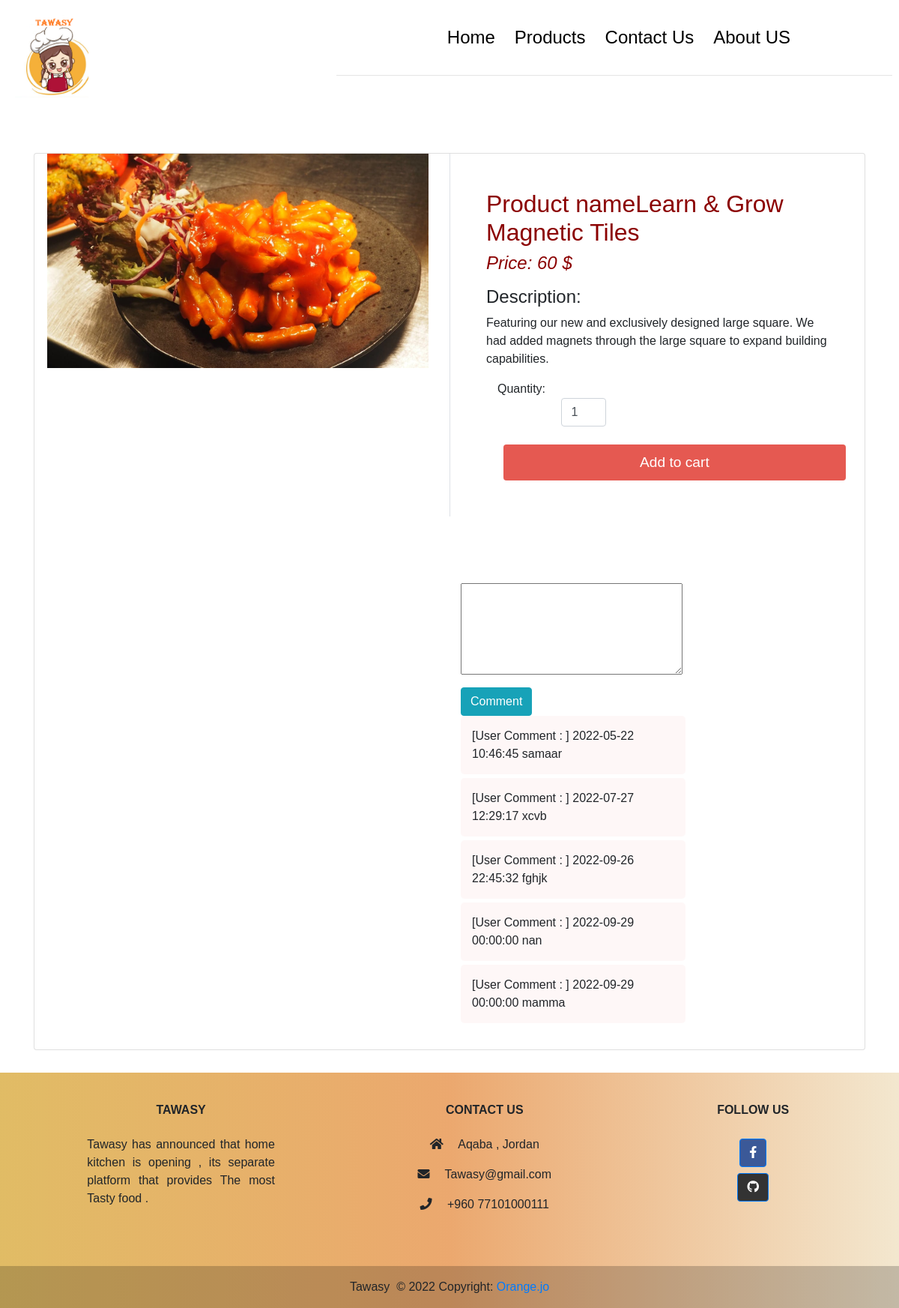
Page /PHP_store-main/product/singleproduct.php?id=25 on the committed database.
### tables this page shows
CREATE TABLE `products` (
  `product_id` int(255) NOT NULL,
  `product_name` varchar(255) NOT NULL,
  `description` varchar(255) NOT NULL,
  `price` decimal(14,0) NOT NULL,
  `shop` varchar(255) NOT NULL,
  `status` int(1) NOT NULL,
  `category_id` int(255) NOT NULL,
  `code` varchar(11) NOT NULL,
  `img` varchar(255) NOT NULL,
  `img2` varchar(255) NOT NULL,
  `img3` varchar(255) NOT NULL,
  `discount` varchar(70) NOT NULL
);

CREATE TABLE `comment` (
  `cid` int(11) NOT NULL,
  `msg_txt` text NOT NULL,
  `date` datetime NOT NULL
);

### PHP_store-main/product/singleproduct.php (the view, shortened to what this page needs)
<?php
include_once '../Configration/connection.php';
include_once './function.inc.php';
include_once '../Configration/connection.php';
?>
<!DOCTYPE html>
<html lang="en">
<head>
    <link rel="stylesheet" href="https://stackpath.bootstrapcdn.com/bootstrap/4.5.2/css/bootstrap.min.css">
    <link rel="stylesheet" href="https://use.fontawesome.com/releases/v5.14.0/css/all.css">
     <link rel="stylesheet" href="./product.css">
</head>
<body>
   <header style="font-family: 'Nunito', sans-serif;
font-family: 'Patrick Hand', cursive;">
<div class="l-header">
    <div class="land-container">
<div class="navbar">
       <div class="logo"><img src="../image (2).png"width="100px"> </div>
       <nav >
<ul style="margin-right: 5%; font-family: 'Nunito', sans-serif;
font-family: 'Patrick Hand', cursive; color:black;">
 <li><a style="color:black;" href="../index.php">Home</a></li>
 <li><a style="color:black;" href="../product/product.php">Products</a></li>
 <li><a style="color:black;" href="../Welcome/ContactUs.html">Contact Us</a></li>
 <li><a style="color:black;" href="../Welcome/AboutUs.html">About US</a></li>
</ul> <hr style="width:70%; margin-left: 31%;">
       </nav>
    </div>
</header>
 <br>
 <section class="section-content padding-y ">
    <div class="container">
        <div class="card">
            <div class="row no-gutters">
                <?php
                $product_query = "SELECT * FROM `products` WHERE product_id =$_GET[id]";
                $product_result = mysqli_query($conn, $product_query);
                if (mysqli_num_rows($product_result) > 0) {
                    while ($row = mysqli_fetch_assoc($product_result)) {
                ?>
                        <aside class="col-md-6">
                            <form  method="GET">
                                 <div class="img-big-wrap">
                                        <img src="<?php echo $row['img']; ?>" style= "width:92%; height:80%; margin-left:3%;" >
                                    </div>
                        </aside>
                        <main class="col-md-6 border-left">
                            <article style="padding:3rem ;" class="content-body">
                                <h2 class="title" style= "color:darkred">Product name<?php echo $row['product_name']; ?></h2>
                                <div class="mb-3">
                                    <var class="price h4" style= "color:darkred"> Price: <?php echo $row['price']; ?> $</var>
                                </div>
                                <p><h4>Description:</h4> <?php echo $row['description']; ?></p>
                                <div class="col">
                                    <p class="card-text">Quantity:
                                        <input type="number" min="1" max="25" name="quantity" class="form-control" value="1" style="width: 60px;">
                                    </p>
                                </div>
                                <br>
                                <input style="background-color:#e55951 ; height:3rem; font-size:larger;color:white; margin-left:5%;" type="submit" name="add" class="btn btn-block" value="Add to cart">
                            </article>
                <?php  }
                } else {
                    echo "<h3>NO DATA FOUND.</h3>";
                }
                ?>
             </main>
            <br>   <br>   <br>
    <div class="container" style="margin-top:8% ; margin-left:50%; ">
     <?php
    echo "<form  method='POST' action='".setComments($conn)."'>
        <input type='hidden' value='User Comment :'>
        <input type='hidden' name='date' value='".date('Y-m-d H:i:s')."'>
        <textarea name='msg'  cols='30' rows='5'></textarea><br>
        <button class='btn btn-info' style='margin-top:2%;'type='submit' name='CommentSubmit' >Comment</button>
    </form>" ;
    GetComments($conn);
    ?>
    </div>
</div>
        </div></div></section>
  <div class="container-fluied">
    <footer class="text-center text-lg-start "
      style="    background: linear-gradient(to right, #cd90009a,#dd680493, rgb(200 145 35 / 22%));">
      <div class="container p-4 pb-0">
        <section class="">
          <div class="row">
            <div class="col-md-3 col-lg-3 col-xl-3 mx-auto mt-3">
              <h6 class="text-uppercase mb-4 font-weight-bold">
              Tawasy
              </h6>
              <p style="text-align: justify; ">
              Tawasy has announced that home kitchen is opening , its separate platform that provides The most Tasty food .
              </p>
            </div>
            <div class="col-md-4 col-lg-3 col-xl-3 mx-auto mt-3">
              <h6 class="text-uppercase mb-4 font-weight-bold">Contact Us</h6>
              <p><i class="fas fa-home mr-3"></i> Aqaba , Jordan</p>
              <p><i class="fas fa-envelope mr-3"></i> Tawasy@gmail.com</p>
              <p><i class="fas fa-phone mr-3"></i> +960 77101000111</p>
            </div>
            <div class="col-md-3 col-lg-2 col-xl-2 mx-auto mt-3">
              <h6 class="text-uppercase mb-4 font-weight-bold">Follow us</h6>
              <a class="btn btn-primary btn-floating m-1" style="background-color: #3b5998" href="https://www.facebook.com/111544976944061/posts/ph-0915817799-0915811173-03009190131/111551280276764/ target="_blank" role="button"><i
                  class="fab fa-facebook-f"></i></a>
              <br>
              <a class="btn btn-primary btn-floating m-1" style="background-color: #333333"
                href="https://github.com/majdalbalawneh role="button" target="_blank"><i class="fab fa-github"></i></a>
            </div>
          </div>
        </section>
      </div>
      <div class="text-center p-3" style="background-color: rgba(0, 0, 0, 0.2)">
        Tawasy&nbsp; © 2022 Copyright:
        <a href="https://www.orange.jo/ar/pages/default.aspx" target="_blank">Orange.jo</a>
      </div>
    </footer>
</div>
</body>
</html>

### PHP_store-main/product/function.inc.php (shortened to what this page needs)
<!DOCTYPE html>
<html lang="en">
<head>
   <link rel="stylesheet" href="comment.css">
</head>
<body>
</body>
</html>
<?php
function GetComments($conn)
{
   $sql1="SELECT * FROM comment";
   $result= mysqli_query($conn,$sql1);
   while ($row = mysqli_fetch_assoc($result)) {
   echo "<div class='commentbox'>";
      echo '[User Comment : ]'." ";
      echo $row['date']." ";
      echo $row['msg_txt']." ";
      echo"</div>";
   }
}
?>

### PHP_store-main/product/comment.css (style rules this page uses)
.commentbox { width:300px ; padding:15px; margin-bottom: 5px; background-color: rgba(253, 237, 237, 0.425); border-radius: 5px; }

### PHP_store-main/product/product.css (style rules this page uses)
body { font-weight: 400; }
.navbar { display: flex; align-items: center; padding: 20px; color: #000; }
nav { flex:1; text-align: right; font-size: 1.5rem; }
nav ul { display:inline-block; list-style-type: none; }
nav ul li { display: inline-block; margin-right: 20px; }
input { border-radius:8px; border: 2px solid royalblue; width:50%; font-size: large;padding: 5px; }
input, .reg-lbl, .reg-span, .link { margin-left:20%; }
* { padding: 0; margin: 0; box-sizing: border-box; font-family: 'Montserrat', sans-serif; }
.container { margin: 30px auto; }
.title { color: #e55951; text-decoration: none; }

### rows in the picture
products: img (picture), product_name "Learn & Grow Magnetic Tiles", price "60", description "Featuring our new and exclusively designed large square. We had added magnets through the large square to expand building capabilities."
comment: date "2022-05-22 10:46:45", msg_txt "samaar"
comment: date "2022-07-27 12:29:17", msg_txt "xcvb"
comment: date "2022-09-26 22:45:32", msg_txt "fghjk"
comment: date "2022-09-29 00:00:00", msg_txt "nan"
comment: date "2022-09-29 00:00:00", msg_txt "mamma"
